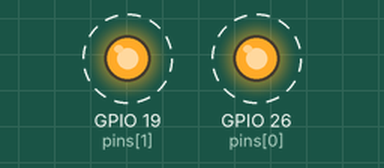
Bench run of a program on a simulated Raspberry Pi (BCM pin numbers). Parts: output pins drawn as LEDs (lit = HIGH). Dashed ring = blinking. Threads take turns every 2 ms.

Above: at 0.02 s.
Timing chart, 0 to 3.0 s (numbered marks = the images above):
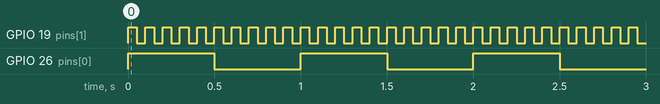

Measured:
- by itself, GPIO 19 (pins[1]): alternates HIGH for 0.05 s and LOW for 0.05 s
- by itself, GPIO 26 (pins[0]): alternates HIGH for 0.50 s and LOW for 0.50 s

The program:

blink_2_LEDs_different_frequency.py
```python
# Import necessary modules
import threading
import RPi.GPIO as GPIO
import time

# Set up GPIO pins
GPIO.setmode(GPIO.BCM)
# GPIO.setwarnings(False)
pins = [26, 19]
for pin in pins:
    GPIO.setup(pin,GPIO.OUT)
    # GPIO.output(pin,1)

# # Set variables (change these to change behaviour as desired)
# runcycles = 2
# ontime = 45 # minutes
# offtime = 20 #  minutes

# # Convert run times from minutes to seconds for sleep function
# ontime *= 60
# offtime *= 60

# # Run furnace on cycle
# cycle = 0

def blink_LED(pin, freq):
    while True:
        GPIO.output(pin,1)
        time.sleep(1/(freq*2))
        GPIO.output(pin,0)
        time.sleep(1/(freq*2))


try:
    t1 = threading.Thread(target=blink_LED, args=(26,1,))
    t2 = threading.Thread(target=blink_LED, args=(19,10,))
    t1.start()
    t2.start()
    t1.join()
    t2.join()

    while True:
        pass

except KeyboardInterrupt: # if Ctrl C is pressed...
    pass
GPIO.cleanup()
```
